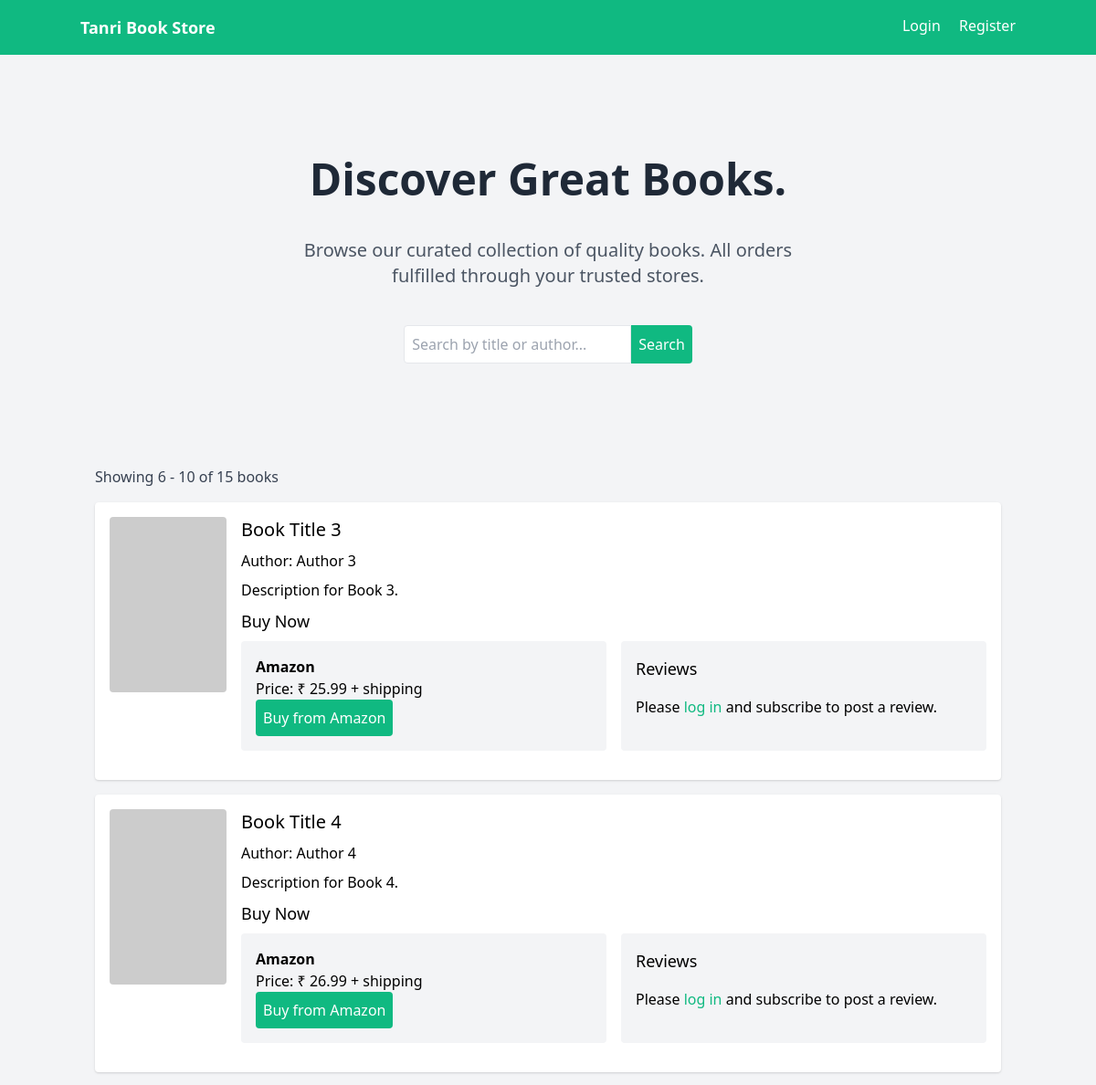
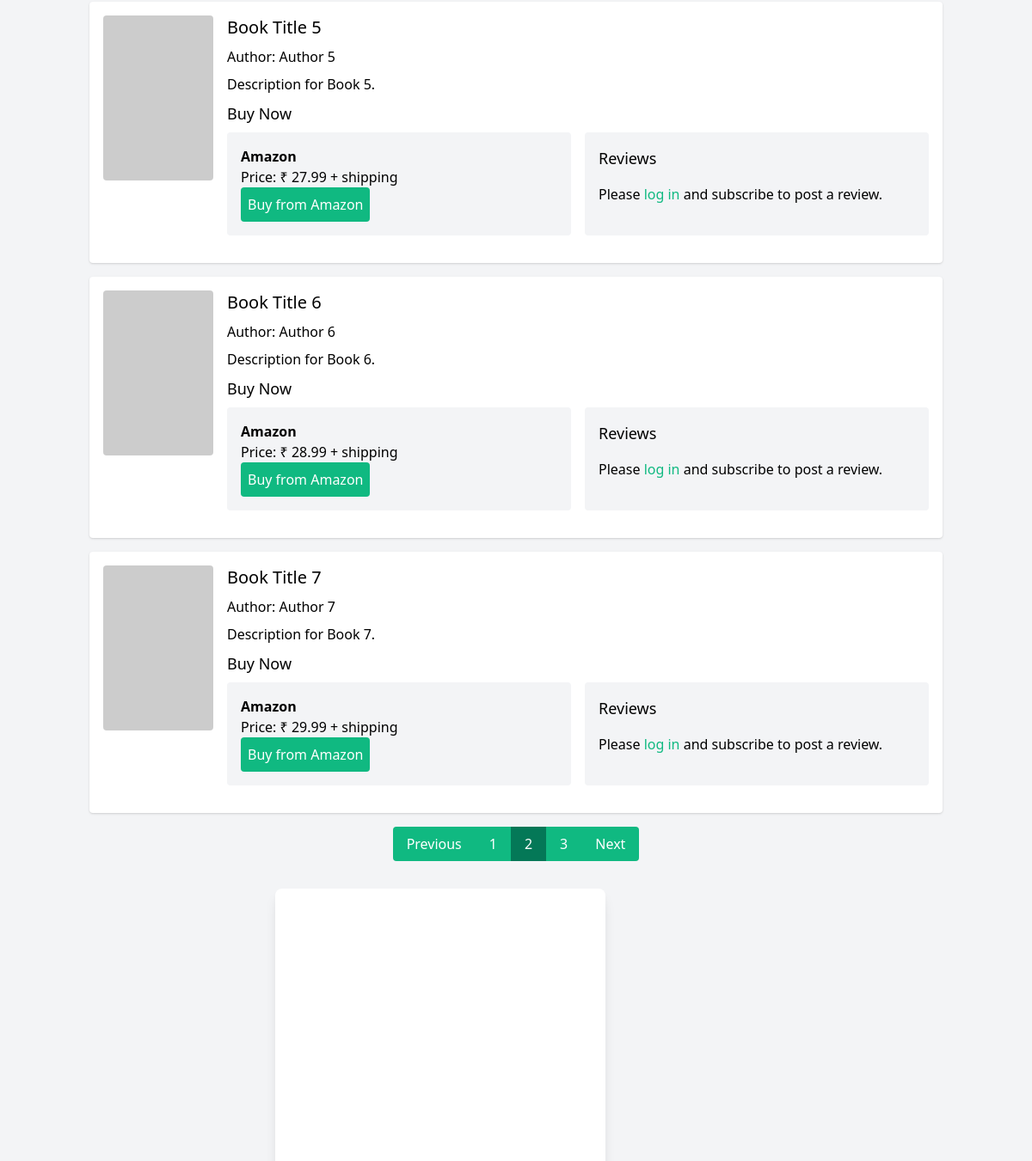
Page /?page=2&search= (upper part) on the earlier database version (2 pictures, top to bottom).
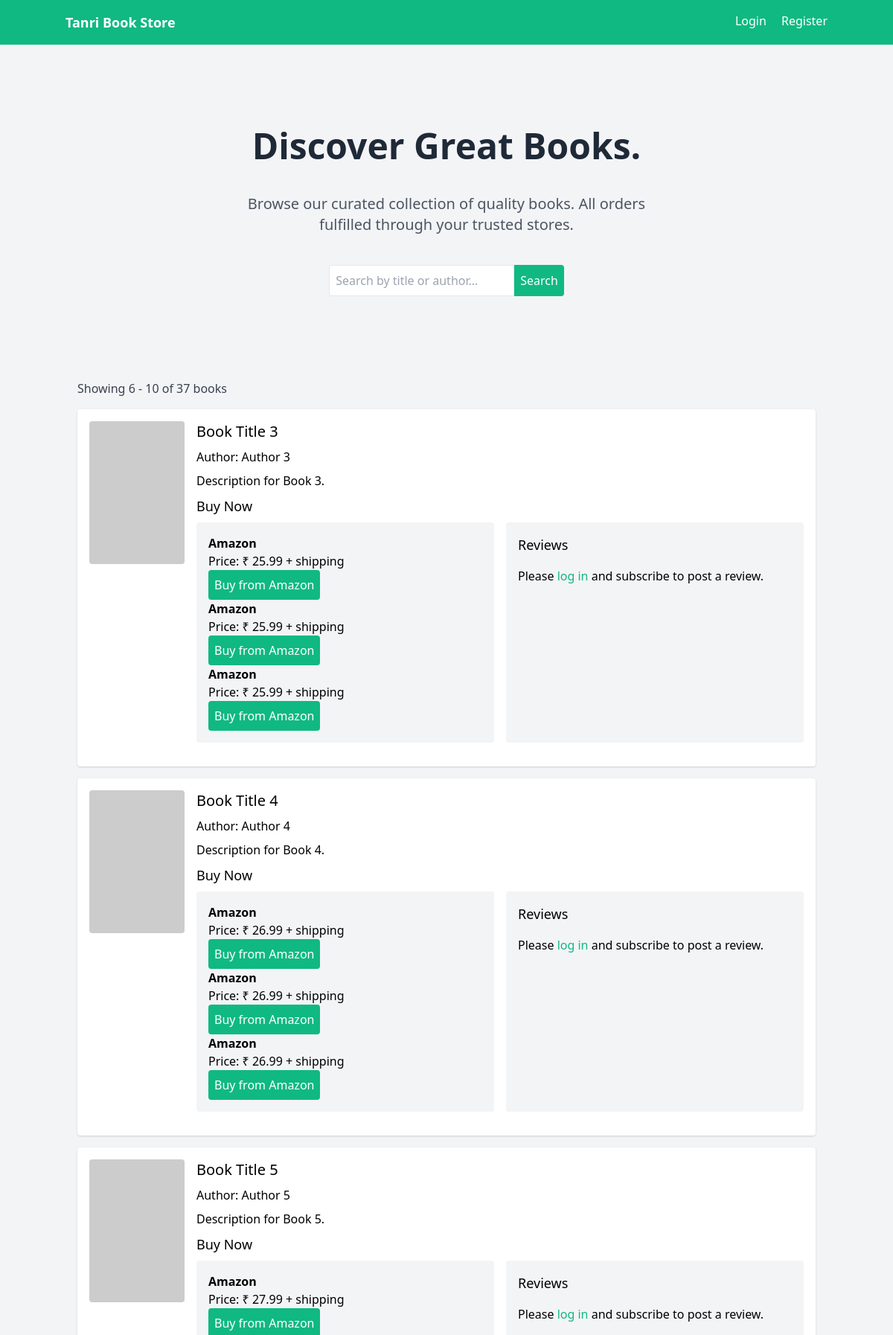
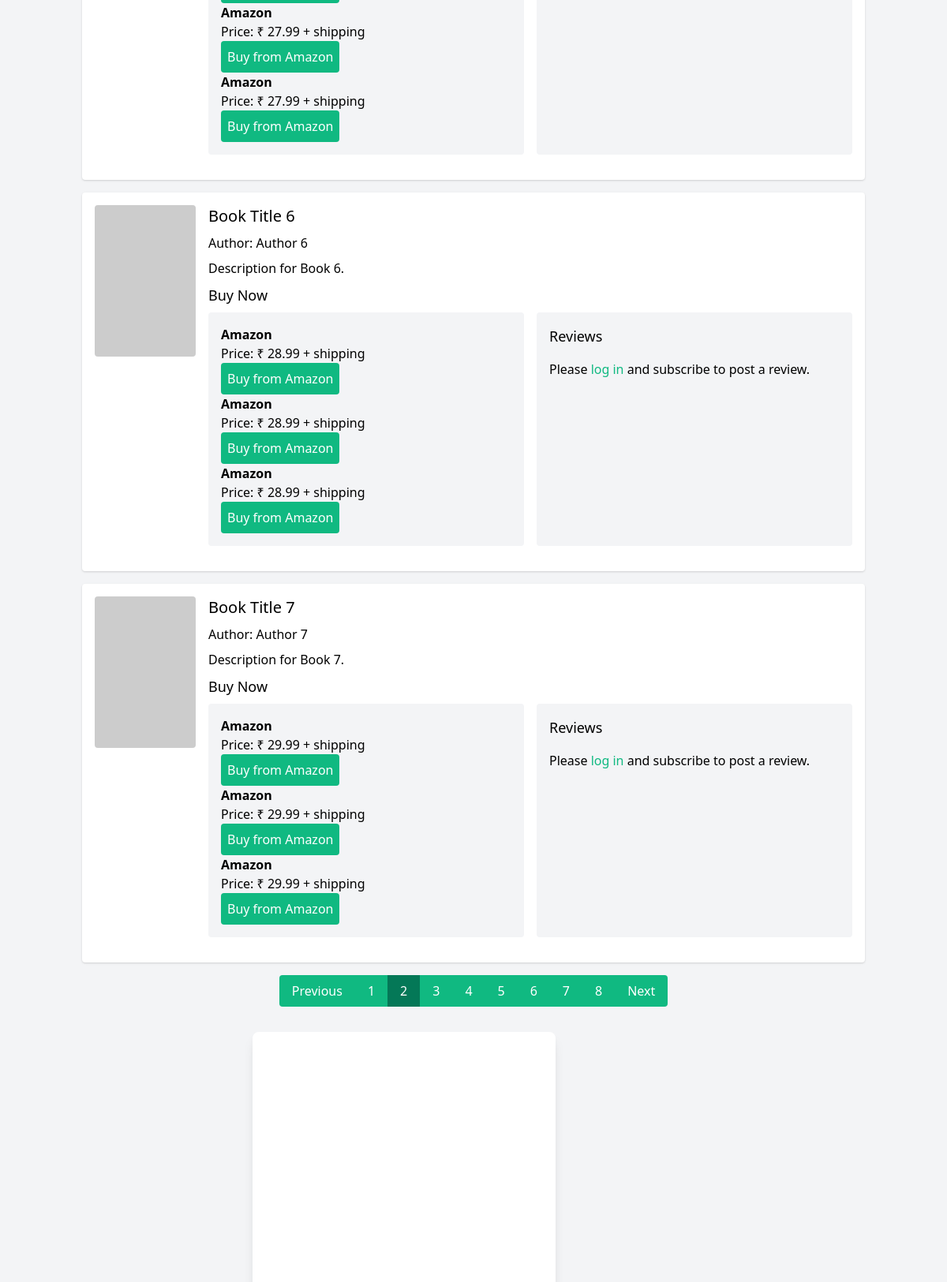
Same page on the later database version (2 pictures, top to bottom).
### tables this page shows
CREATE TABLE books (
            id INTEGER PRIMARY KEY AUTOINCREMENT,
            title TEXT NOT NULL,
            author TEXT NOT NULL,
            image_url TEXT,
            description TEXT
        );

CREATE TABLE book_stores (
            id INTEGER PRIMARY KEY AUTOINCREMENT,
            book_id INTEGER,
            store_name TEXT NOT NULL,
            price REAL,
            url TEXT,
            FOREIGN KEY (book_id) REFERENCES books(id)
        );

### book_aggregator.py (the view)
@app.route('/', methods=['GET', 'POST'])
def index():
    search_query = request.form.get('search', '') if request.method == 'POST' else request.args.get('search', '')
    page = request.args.get('page', 1, type=int)
    per_page = 5  # Number of books per page
    offset = (page - 1) * per_page
    with sqlite3.connect('books.db') as conn:
        c = conn.cursor()
        if search_query.strip():
            c.execute('SELECT COUNT(*) FROM books WHERE title LIKE ? OR author LIKE ?',
                     (f'%{search_query}%', f'%{search_query}%'))
        else:
            c.execute('SELECT COUNT(*) FROM books')
        total_books = c.fetchone()[0]
        total_pages = (total_books + per_page - 1) // per_page
        if search_query.strip():
            c.execute('SELECT * FROM books WHERE title LIKE ? OR author LIKE ? LIMIT ? OFFSET ?',
                     (f'%{search_query}%', f'%{search_query}%', per_page, offset))
        else:
            c.execute('SELECT * FROM books LIMIT ? OFFSET ?', (per_page, offset))
        books = c.fetchall()
        book_data = []
        for book in books:
            c.execute('SELECT * FROM book_stores WHERE book_id = ?', (book[0],))
            stores = c.fetchall()
            c.execute('SELECT r.*, u.username FROM reviews r JOIN users u ON r.user_id = u.id WHERE r.book_id = ?', (book[0],))
            reviews = c.fetchall()
            user_review = None
            if 'user_id' in session:
                c.execute('SELECT id, rating, comment FROM reviews WHERE book_id = ? AND user_id = ?', (book[0], session['user_id']))
                user_review = c.fetchone()
            book_data.append({'book': book, 'stores': stores, 'reviews': reviews, 'user_review': user_review})
    return render_template('index.html', books=book_data, search_query=search_query,
                          page=page, total_pages=total_pages, per_page=per_page, total_books=total_books)

### templates/index.html (shortened to what this page needs)
<!DOCTYPE html>
<html>
<head>
    <link href="https://cdn.jsdelivr.net/npm/tailwindcss@2.2.19/dist/tailwind.min.css" rel="stylesheet">
</head>
<body class="bg-gray-100">
    <nav class="bg-green-500 p-4">
        <div class="container mx-auto flex justify-between">
            <a href="{{ url_for('index') }}" class="text-white text-lg font-bold">Tanri Book Store</a>
            <div>
                {% if session.user_id %}
                    {% if session.is_admin %}
                        <a href="{{ url_for('admin') }}" class="text-white mr-4">Admin</a>
                    {% endif %}
                    <a href="{{ url_for('logout') }}" class="text-white">Logout</a>
                {% else %}
                    <a href="{{ url_for('login') }}" class="text-white mr-4">Login</a>
                    <a href="{{ url_for('register') }}" class="text-white">Register</a>
                {% endif %}
            </div>
        </div>
    </nav>
    <div class="container mx-auto p-4">
        <div class="dark:bg-gray-800">
            <div class="dark:bg-transparent">
                <div class="mx-auto flex flex-col items-center py-12 sm:py-24">
                    <div class="w-11/12 sm:w-2/3 lg:flex justify-center items-center flex-col mb-5 sm:mb-10">
                        <h1
                            class="text-4xl sm:text-5xl md:text-5xl lg:text-5xl xl:text-6xl text-center text-gray-800 dark:text-white font-black leading-10">
                            Discover Great
                            <span class="text-violet-800 dark:text-violet-500">Books.</span>
                        </h1>
                        <p class="mt-5 sm:mt-10 lg:w-10/12 text-gray-600 dark:text-gray-300 font-normal text-center text-xl">
                            Browse our curated collection of quality books. All orders fulfilled through your trusted stores.
                        </p>
                    </div>
                    <div class="flex w-11/12 md:w-8/12 xl:w-6/12">
                        <div class="flex rounded-md w-full  justify-center ">
                            <form method="POST" class="mb-4">
                                <div class="flex">
                                    <input type="text" name="search" placeholder="Search by title or author..." value="{{ search_query }}" class="border p-2 rounded-l w-full">
                                    <button type="submit" class="bg-green-500 text-white p-2 rounded-r">Search</button>
                                </div>
                            </form>
                        </div>
                    </div>
                </div>
            </div>
        </div>
        {% if books %}
            <p class="text-gray-700 mb-4">Showing {{ (page - 1) * per_page + 1 }} - {{ ((page - 1) * per_page + books|length) }} of {{ total_books }} books</p>
            {% for data in books %}
                <div class="bg-white p-4 rounded shadow mb-4 flex">
                    {% if data.book[3] %}
                        <img src="{{ data.book[3] }}" alt="{{ data.book[1] }} cover" class="w-32 h-48 object-cover mr-4 rounded">
                    {% else %}
                        <div class="w-32 h-48 bg-gray-200 mr-4 rounded flex items-center justify-center">No Image</div>
                    {% endif %}
                    <div class="flex-1">
                        <h3 class="text-xl mb-2">{{ data.book[1] }}</h3>
                        <p class="mb-2">Author: {{ data.book[2] }}</p>
                        <p class="mb-2">{{ data.book[4] }}</p>
                        <h4 class="text-lg mb-2">Buy Now</h4>
                        <div class="grid grid-cols-1 md:grid-cols-2 gap-4 mb-4">
                            <div class="bg-gray-100 p-4 rounded">
                            {% for store in data.stores %}
                                    <p><strong>{{ store[2] }}</strong></p>
                                    <p>Price: &#8377; {{ store[3] }} + shipping</p>
                                    <a href="{{ store[4] }}" class="bg-green-500 text-white p-2 rounded inline-block">Buy from {{ store[2] }}</a>
                            {% endfor %}
                            </div>
                            <div class="bg-gray-100 p-4 rounded">
                                <h4 class="text-lg mb-2">Reviews</h4>
                                {% if session.user_id %}
                                    {% if session.is_subscribed %}
                                        <h4 class="text-lg mt-4 mb-2">{{ 'Edit Your Review' if data.user_review else 'Add a Review' }}</h4>
                                        <form method="POST" action="{{ url_for('review', book_id=data.book[0]) }}">
                                            <select name="rating" class="border p-2 rounded w-full mb-2" required>
                                                {% for i in range(1, 6) %}
                                                    <option value="{{ i }}" {% if data.user_review and data.user_review[1] == i %}selected{% endif %}>{{ i }}
                                                        {% if i==1 %} &#11088; {% endif %}
                                                        {% if i==2 %} &#11088;&#11088; {% endif %}
                                                        {% if i==3 %} &#11088;&#11088;&#11088; {% endif %}
                                                        {% if i==4 %} &#11088;&#11088;&#11088;&#11088; {% endif %}
                                                        {% if i==5 %} &#11088;&#11088;&#11088;&#11088;&#11088; {% endif %}
                                                    </option>
                                                {% endfor %}
                                            </select>
                                            <textarea name="comment" placeholder="Your review..." class="border p-2 rounded w-full mb-2" required>{{ data.user_review[2] if data.user_review else '' }}</textarea>
                                            <button type="submit" class="bg-green-500 text-white p-2 rounded">{{ 'Update Review' if data.user_review else 'Submit Review' }}</button>
                                        </form>
                                    {% else %}
                                        <form method="POST" action="{{ url_for('subscribe') }}" class="mt-4">
                                            <button type="submit" class="bg-green-500 text-white p-2 rounded">Subscribe to Review</button>
                                        </form>
                                    {% endif %}
                                {% else %}
                                    <p class="mt-4">Please <a href="{{ url_for('login') }}" class="text-green-500">log in</a> and subscribe to post a review.</p>
                                {% endif %}
                            </div>
                        </div>
                    </div>
                </div>
                    {% endfor %}
            <div class="flex justify-center mt-4">
                {% if page > 1 %}
                    <a href="{{ url_for('index', page=page-1, search=search_query) }}" class="bg-green-500 text-white px-4 py-2 rounded-l hover:bg-green-600">Previous</a>
                {% endif %}
                {% for p in range(1, total_pages + 1) %}
                    {% if p == page %}
                        <span class="bg-green-700 text-white px-4 py-2">{{ p }}</span>
                    {% else %}
                        <a href="{{ url_for('index', page=p, search=search_query) }}" class="bg-green-500 text-white px-4 py-2 hover:bg-green-600">{{ p }}</a>
                    {% endif %}
                {% endfor %}
                {% if page < total_pages %}
                    <a href="{{ url_for('index', page=page+1, search=search_query) }}" class="bg-green-500 text-white px-4 py-2 rounded-r hover:bg-green-600">Next</a>
                {% endif %}
            </div>
        {% else %}
            <p class="text-gray-700">No books found matching your search.</p>
        {% endif %}
    </div>
    <section class="container bg-violet-100  p-4">
        <div class="flex justify-center">
            <div class="rounded-lg shadow-lg bg-white max-w-sm">
                <a href="#!">
                    <iframe width="100%" height="315" src="https://www.youtube.com/embed/9kjIdUJnkgo?si=q1dwB6FEOX78WiSg" title="YouTube video player" frameborder="0" allow="accelerometer; autoplay; clipboard-write; encrypted-media; gyroscope; picture-in-picture; web-share" allowfullscreen></iframe>
                </a>
            </div>
        </div>
    </section>
</body>
</html>

Differences in the rows shown:
added book_stores: store_name "Amazon", price "25.99", shown under "Book Title 3"
added book_stores: store_name "Amazon", price "25.99", shown under "Book Title 3"
added book_stores: store_name "Amazon", price "26.99", shown under "Book Title 4"
added book_stores: store_name "Amazon", price "26.99", shown under "Book Title 4"
added book_stores: store_name "Amazon", price "27.99", shown under "Book Title 5"
added book_stores: store_name "Amazon", price "27.99", shown under "Book Title 5"
added book_stores: store_name "Amazon", price "28.99", shown under "Book Title 6"
added book_stores: store_name "Amazon", price "28.99", shown under "Book Title 6"
added book_stores: store_name "Amazon", price "29.99", shown under "Book Title 7"
added book_stores: store_name "Amazon", price "29.99", shown under "Book Title 7"
Other differences:
{{ total_books }}: "15" → "37"
new list line: "4"
new list line: "5"
new list line: "6"
new list line: "7"
new list line: "8"
